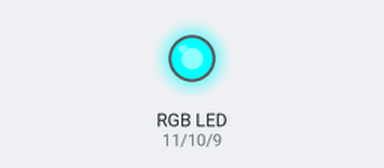
A sketch run on a simulated Arduino Uno, built with avr-gcc and run on an emulated ATmega328P. Parts: an RGB LED mixed from three pins (HIGH = lit).

Above: at 0.05 s.
At 1.25 s:
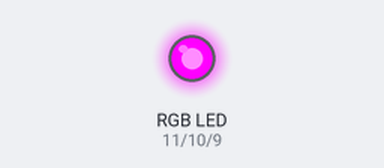
At 2.5 s:
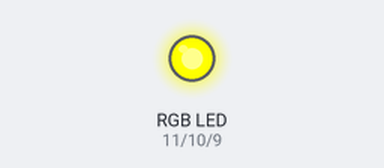
At 5.0 s:
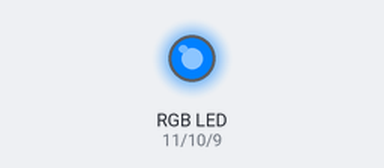
At 8.05 s:
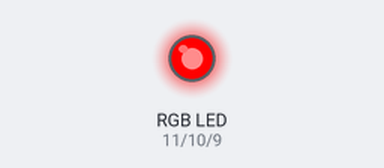
At 9.95 s:
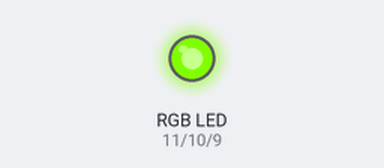
Timing chart, 0 to 13.0 s (numbered marks = the images above):
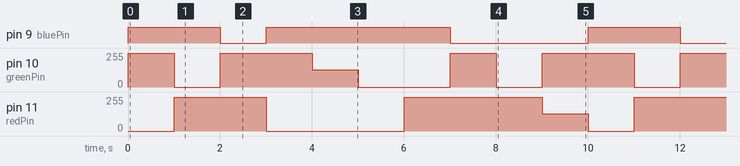

Measured:
- by itself, pin 9 (bluePin): repeats every 10.0 s: LOW 1.0 s, HIGH 4.0 s, LOW 3.0 s, HIGH 2.0 s
- by itself, pin 10 (greenPin): repeats every 10.0 s: 0/255 1.0 s, 255/255 2.0 s, 128/255 1.0 s, 0/255 2.0 s, 255/255 1.0 s, 0/255 1.0 s, 255/255 2.0 s
- by itself, pin 11 (redPin): repeats every 10.0 s: 0/255 3.0 s, 255/255 3.0 s, 128/255 1.0 s, 0/255 1.0 s, 255/255 2.0 s

The sketch:

RGB.ino
```cpp
/*************************************************************************
 * name:Rainbow LED
 * Function:you can see RGB LED flash red, green and blue first, and then change to red, orange, yellow, green, blue, indigo and purple.
 * Note:because the RGB module is common anode,so when you want to turn on a color ,you need to set it as 0
 ********************************************************************/
const int redPin = 11;  // R petal on RGB LED module connected to digital pin 11
const int greenPin = 10;  // G petal on RGB LED module connected to digital pin 10
const int bluePin = 9;  // B petal on RGB LED module connected to digital pin 9
/**************************************************************************/
void setup()
{
  pinMode(redPin, OUTPUT); // sets the redPin to be an output
  pinMode(greenPin, OUTPUT); // sets the greenPin to be an output
  pinMode(bluePin, OUTPUT); // sets the bluePin to be an output
}
/***************************************************************************/
void loop()  // run over and over again
{
  // Basic colors:
  color(0,255,255); // turn the RGB LED red
  delay(1000); // delay for 1 second
  color(255,0,255); // turn the RGB LED green
  delay(1000); // delay for 1 second
  color(255,255,0); // turn the RGB LED blue
  delay(1000); // delay for 1 second
  // Example blended colors:
  color(0,255,255); // turn the RGB LED red
  delay(1000); // delay for 1 second
  color(0,128,255); // turn the RGB LED orange
  delay(1000); // delay for 1 second
  color(0,0,255); // turn the RGB LED yellow
  delay(1000); // delay for 1 second
  color(255,0,255); // turn the RGB LED green
  delay(1000); // delay for 1 second
  color(255,255,0); // turn the RGB LED blue
  delay(1000); // delay for 1 second
  color(255,0,0); // turn the RGB LED  indigo
  delay(1000); // delay for 1 second
  color(128,255,0); // turn the RGB LED purple
  delay(1000); // delay for 1 second
}
/******************************************************/
void color (unsigned char red, unsigned char green, unsigned char blue)     // the color generating function
{
  analogWrite(redPin, red);
  analogWrite(bluePin, blue);
  analogWrite(greenPin, green);
}
/******************************************************/
```
